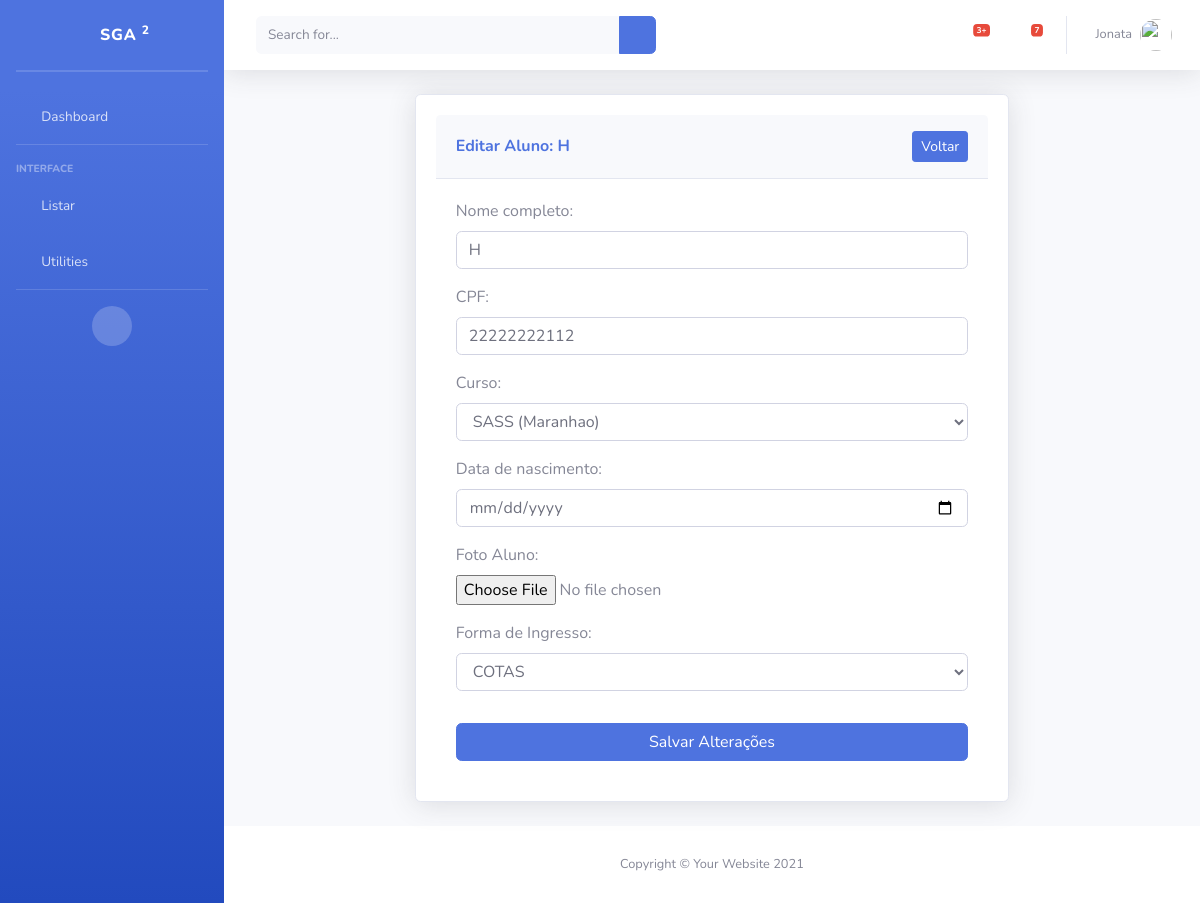
Page /editarAluno/32/ on the committed database.
### piloto/models/Aluno.py (models this page shows, shortened)
class Aluno(models.Model):
    nomeCompleto = models.CharField('Nome completo', max_length=500, help_text='')
    cpf = models.CharField('CPF', max_length=11, unique=True, help_text='')
    matricula = models.CharField('Matricula', max_length=10, unique=True, editable=False)
    curso = models.ForeignKey(Curso, verbose_name="Curso", on_delete=models.PROTECT)
    dataNascimento = models.DateField("Data de nascimento", null=True, blank=True)
    foto = models.ImageField("Foto Aluno", upload_to='alunos_fotos/', blank=True, null=True)
    formaIngresso = models.ForeignKey(FormaIngresso, verbose_name="Forma de Ingresso", on_delete=models.PROTECT)
    situacao = models.ForeignKey(Situacao, verbose_name="Situacao", on_delete=models.PROTECT, null=True, blank=True)
    dataCadastro = models.DateField('data de cadastro', default=date.today)
    dataUpdate = models.DateTimeField('Ultima atualização', auto_now=True)
    ativo = models.BooleanField("Ativo", default=True)
    class Meta:
        verbose_name = "Aluno"
        verbose_name_plural = "Alunos"

### piloto/views/EditarAluno.py (the view, shortened to what this page needs)
# urls.py: path('editarAluno/<int:pk>/', EditarAlunoView.as_view(), name='editarAluno'),
class EditarAlunoView(UpdateView):
    model = Aluno
    form_class = AlunoForm
    template_name = 'edit_Aluno/EditAluno.html'
    context_object_name = 'aluno'

### piloto/forms/AlunoForm.py
class AlunoForm(forms.ModelForm):
    class Meta:
        model = Aluno
        fields = [
            'nomeCompleto', 'cpf', 'curso',
            'dataNascimento', 'foto', 'formaIngresso'
        ]
        widgets = {
            'nomeCompleto': forms.TextInput(attrs={'class': 'form-control', 'placeholder': 'Digite o nome completo'}),
            'cpf': forms.TextInput(attrs={'class': 'form-control', 'placeholder': 'Digite o CPF'}),
            'curso': forms.Select(attrs={'class': 'form-control'}),
            'dataNascimento': forms.DateInput(attrs={
                'class': 'form-control', 'type': 'date', 'placeholder': 'Selecione a data de nascimento'
            }),
            'foto': forms.ClearableFileInput(attrs={'class': 'form-control-file'}),
            'formaIngresso': forms.Select(attrs={'class': 'form-control'}),
        }

### piloto/models/Curso.py (called while the page is built)
    def __str__(self):
        return f"{self.nome} ({self.campus.nome})"

### piloto/models/FomaIngresso.py (called while the page is built)
    def __str__(self):
        return self.nome

### templates/edit_Aluno/EditAluno.html (shortened to what this page needs)
{% extends 'Base.html' %}
{% load static %}
{% block content %}
<div class="container d-flex align-items-center justify-content-center" style="min-height: 75vh;">
    <div class="col-xl-8 col-lg-10 col-md-12">
        <div class="card shadow mb-4" style="padding: 20px;">
            <div class="card-header py-3 d-flex justify-content-between align-items-center">
                <h6 class="m-0 font-weight-bold text-primary">Editar Aluno: {{ aluno.nomeCompleto }}</h6>
                <a href="{% url 'listaAlunos' %}" class="btn btn-sm btn-primary">Voltar</a>
            </div>
            <div class="card-body">
                <form method="POST" enctype="multipart/form-data">
                    {{ form.as_p }}
                    <button type="submit" class="btn btn-primary w-100 mt-3">Salvar Alterações</button>
                </form>
            </div>
        </div>
    </div>
</div>
</div>
{% endblock %}

### rows in the picture
Aluno: nomeCompleto "H", cpf "22222222112", curso "SASS (Maranhao)", formaIngresso "COTAS"
